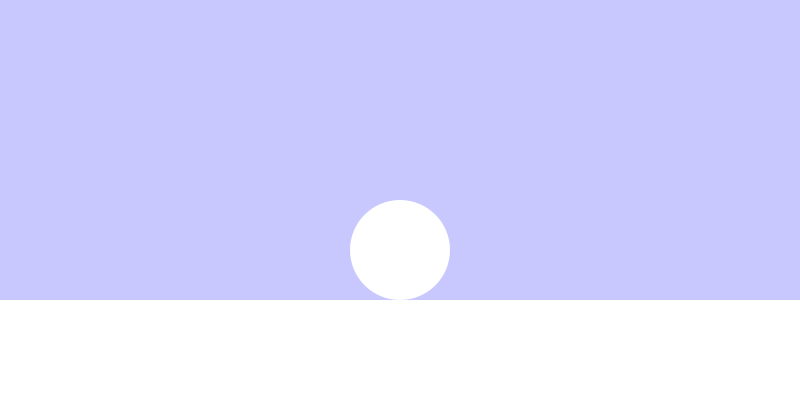
Frame 1 (no input)
Frame 60 (the mouse pressed at the canvas centre just before this capture): identical to frame 1, image omitted
Frame 120 (the mouse held since frame 60 and released just before this capture): identical to frame 1, image omitted

The Processing sketch that drew this single still picture (run headless with seeded random() and noise(); from frame 60 on, the mouse is pressed at the canvas centre):

// Processing sketch: advanced_Action
// ── advanced_Action.pde
//advanced_Action
//draw circle action
//2022/05/23
//1-4-45 Taiyu Honma
void setup(){
  size(800,400);
}

float x = 400;
float y = 250;
float vx = 0;
float vy = 0;
float t = 0;
float g = 2.0;
float v0 = 30.0;
boolean jump = false;
void draw(){
  background(200,200,255);
  noStroke();
  rect(0,300,800,100);
  ellipse(x,y,100,100);
  x+=vx;
  if(jump){
    y-=(v0  - g*t);
    t++;
  }
  if(y > 250){
    y = 250;
    t = 0;
    jump = false;
  }
  if(x < 0){
    x = 800;
  }
  if(x > 800){
    x = 0;
  }
}

void keyPressed(){
  switch (keyCode){
    case RIGHT:
      vx++;
      break;
    case LEFT:
      vx--;
      break;
    case UP:
      jump = true;
    
  }
}
